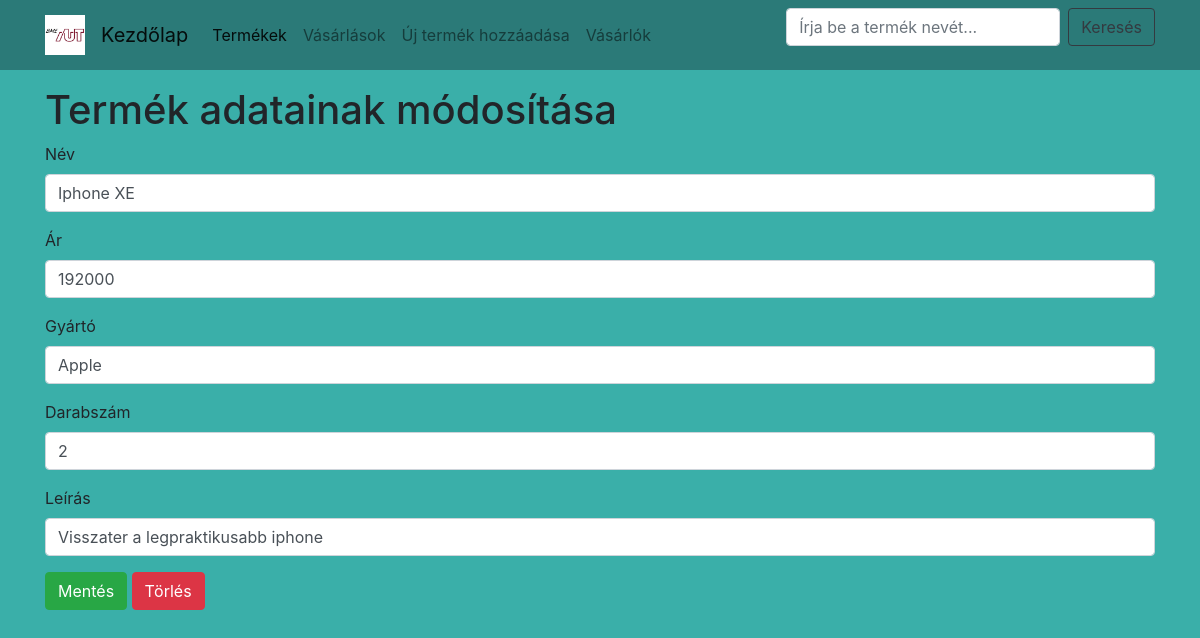
Screenshot of /edit-termek.php?termekid=1 with the database file from the repository.
### tables this page shows
create table termek(
	id int primary key auto_increment,
	nev nvarchar(13),
    	ar int not null,
	darabszam int not null,
    	gyarto nvarchar(55),
    	leiras nvarchar(100)
);

### edit-termek.php (the view, shortened to what this page needs)
<?php
$link=getDb();
?>
<html>
<head>
    <link rel="stylesheet" href="https://maxcdn.bootstrapcdn.com/bootstrap/4.0.0/css/bootstrap.min.css">
    <link rel="stylesheet" href="https://maxcdn.bootstrapcdn.com/font-awesome/4.7.0/css/font-awesome.min.css">
    <link rel="stylesheet" href="webshop.css">
</head>
<body>
    <div class="container main-content">
    <?php
            $termekid = $_GET['termekid'];
            $query = sprintf("SELECT id, nev, ar, darabszam, gyarto, leiras FROM termek where id = %s",
                mysqli_real_escape_string($link, $termekid)) or die(mysqli_error($link));
            $eredmeny = mysqli_query($link, $query);
            $row = mysqli_fetch_array($eredmeny);
        ?>
     <h1>Termék adatainak módosítása</h1>
        <form method="post" action="">
            <div class="form-group">
                <label for="nev">Név</label>
                <input class="form-control" name="nev" id="nev" type="text" value="<?=$row['nev']?>" />
            </div>
            <div class="form-group">
                <label for="cim">Ár</label>
                <input required class="form-control" name="ar" id="ar" type="number" value="<?=$row['ar']?>" />
            </div>
            <div class="form-group">
                <label for="gyarto">Gyártó</label>
                <input class="form-control" name="gyarto" id="gyarto" type="text" value="<?=$row['gyarto']?>" />
            </div>
             <div class="form-group">
                <label for="darabszam">Darabszám</label>
                <input class="form-control" name="darabszam" id="darabszam" type="nubmer" value="<?=$row['darabszam']?>" />
            </div>
            <div class="form-group">
                <label for="leiras">Leírás</label>
                <input class="form-control" name="leiras" id="leiras" type="text" value="<?=$row['leiras']?>" />
            </div>
            <input class="btn btn-success" name="update" type="submit" value="Mentés" />
            <input class="btn btn-danger" name="delete" type="submit" value="Törlés" />
        </form>
    </div>
  </body>
</body>
</html>

### webshop.css (style rules this page uses)
.main-content { margin-top:1em; }
body { background-color: #3AAFA9; background-image: url(background_bluish.jpg); background-blend-mode: normal; background-attachment: fixed; background-repeat: no-repeat; background-position: right top; }

### rows the page displays
termek: nev "Iphone XE", ar "192000", gyarto "Apple", darabszam "2", leiras "Visszater a legpraktikusabb iphone"
